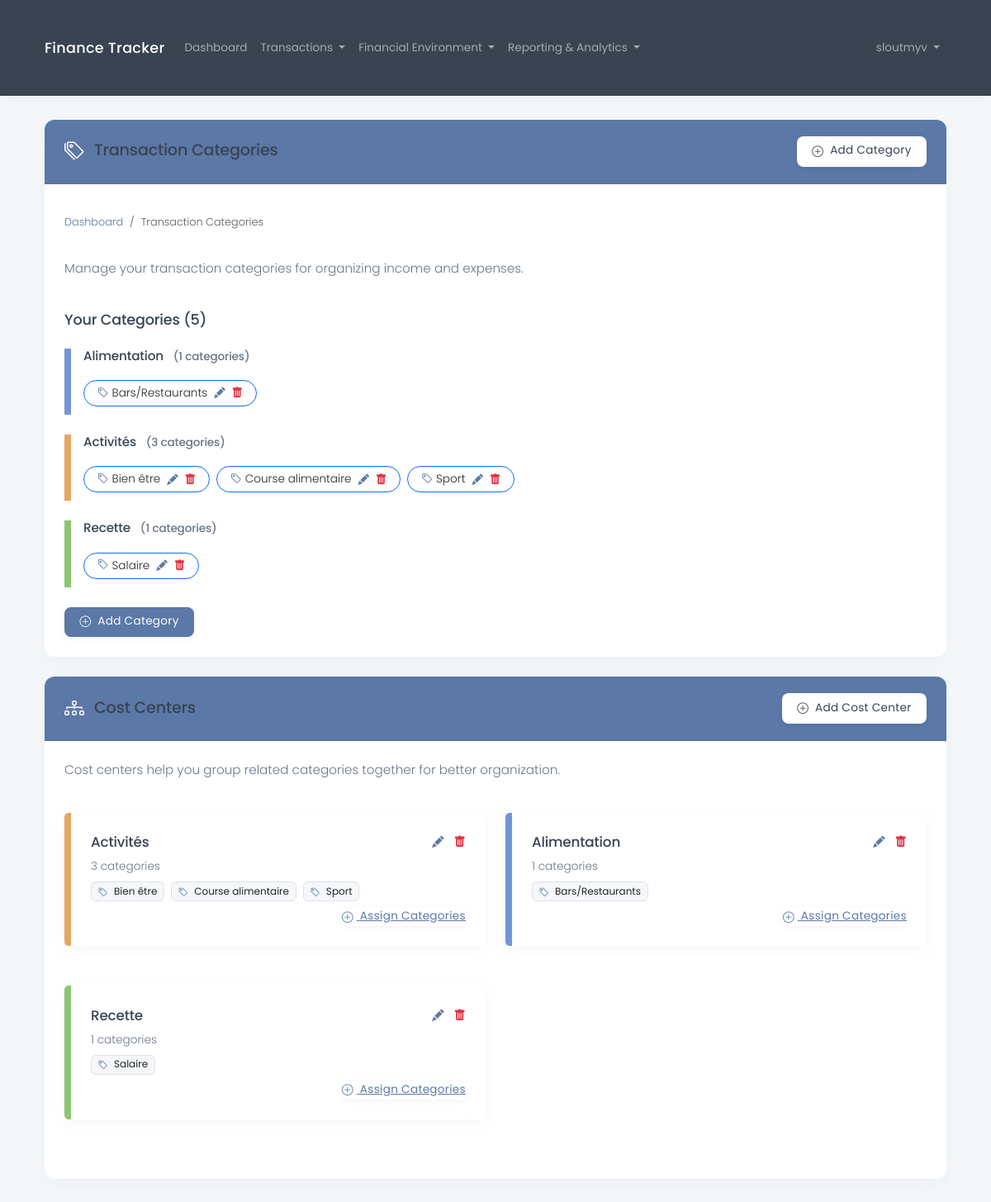
The app's page /en/financial/categories/ (signed in), older data.
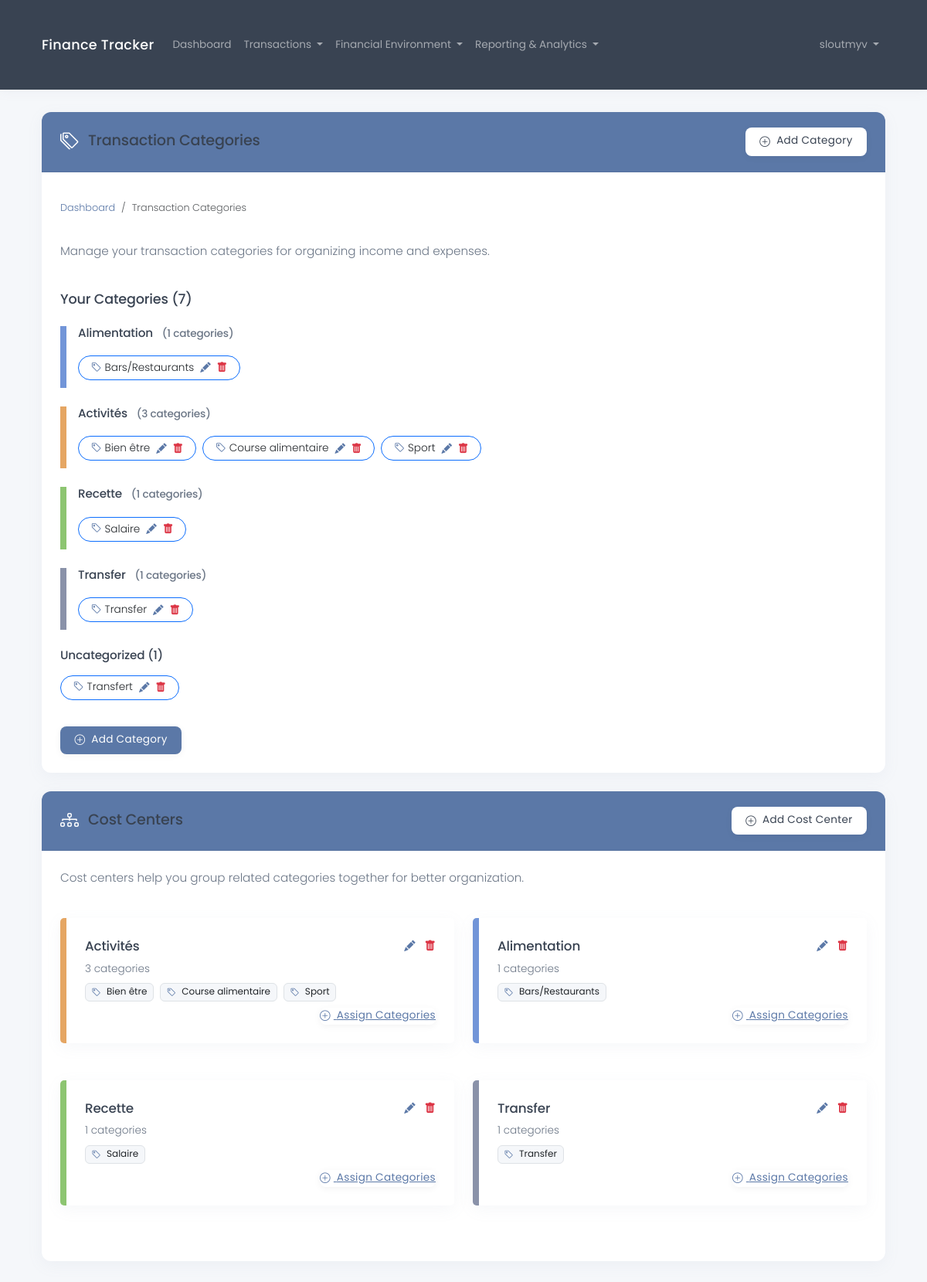
The same page, newer data.
### core/models.py (models this page shows, shortened)
class CostCenter(models.Model):
    tax_household = models.ForeignKey(
        TaxHousehold,
        on_delete=models.CASCADE,
        related_name='cost_centers',
        help_text=_("The tax household this cost center belongs to")
    )
    name = models.CharField(
        max_length=100,
        help_text=_("Cost center name")
    )
    color = models.CharField(
        max_length=20,
        default="#7295d8",
        help_text=_("Color code for the cost center (hex format)")
    )
    created_at = models.DateTimeField(auto_now_add=True)
    updated_at = models.DateTimeField(auto_now=True)
    class Meta:
        ordering = ['name']
        verbose_name = _("Cost Center")
        verbose_name_plural = _("Cost Centers")

class TransactionCategory(models.Model):
    tax_household = models.ForeignKey(
        TaxHousehold,
        on_delete=models.CASCADE,
        related_name='transaction_categories',
        help_text=_("The tax household this category belongs to")
    )
    cost_center = models.ForeignKey(
        CostCenter,
        on_delete=models.SET_NULL,
        related_name='categories',
        null=True,
        blank=True,
        help_text=_("The cost center this category belongs to (optional)")
    )
    name = models.CharField(
        max_length=100,
        help_text=_("Category name")
    )
    created_at = models.DateTimeField(auto_now_add=True)
    updated_at = models.DateTimeField(auto_now=True)
    class Meta:
        ordering = ['name']
        verbose_name = _("Transaction Category")
        verbose_name_plural = _("Transaction Categories")

### core/views.py (the view)
# urls.py: path('financial/categories/', views.category_list, name='category_list'),
@login_required
def category_list(request):
    try:
        household = request.user.tax_household
        has_bank_accounts = BankAccount.objects.filter(members__in=household.members.all()).exists()
        if not has_bank_accounts:
            messages.warning(request, "You need to create bank accounts before adding categories.")
            return redirect('bank_account_create')
        categories = TransactionCategory.objects.filter(
            tax_household=household
        ).order_by('name')
        cost_centers = CostCenter.objects.filter(
            tax_household=household
        ).order_by('name')
        categorized = {}
        uncategorized = []
        for category in categories:
            if category.cost_center:
                if category.cost_center.id not in categorized:
                    categorized[category.cost_center.id] = {
                        'cost_center': category.cost_center,
                        'categories': []
                    }
                categorized[category.cost_center.id]['categories'].append(category)
            else:
                uncategorized.append(category)
        total_categories = categories.count()
        total_cost_centers = cost_centers.count()
        categorized_count = total_categories - len(uncategorized)
        return render(request, 'financial/category_list.html', {
            'categories': categories,
            'uncategorized': uncategorized,
            'categorized': categorized,
            'cost_centers': cost_centers,
            'has_household': True,
            'has_bank_accounts': True,
            'stats': {
                'total_categories': total_categories,
                'total_cost_centers': total_cost_centers,
                'categorized_count': categorized_count,
                'uncategorized_count': len(uncategorized)
            }
        })
    except TaxHousehold.DoesNotExist:
        messages.error(request, "You need to create a tax household first.")
        return redirect('household_create')

### core/context_processors.py (called while the page is built)
def language_context(request):
    language_code = getattr(request, 'LANGUAGE_CODE', settings.LANGUAGE_CODE)
    return {
        'LANGUAGE_CODE': language_code,
        'LANGUAGES': settings.LANGUAGES,
    }

### templates/financial/category_list.html (shortened to what the changed rows need)
{% extends 'base.html' %}
{% load i18n_extras %}
{% block content %}
<div class="row">
    <div class="col-md-12">
        <div class="card mb-4">
            <div class="card-body">
                <nav aria-label="breadcrumb" class="mb-4">
                    <ol class="breadcrumb">
                    </ol>
                </nav>
                {% if not has_household %}
                    <div class="alert alert-warning">
                        <h5 class="alert-heading">{% translate_json "You need to create a tax household first" %}</h5>
                        <p>{% translate_json "Before adding categories, you need to set up your tax household." %}</p>
                        <hr>
                        <div class="d-grid gap-2 d-md-flex">
                            <a href="{% url 'household_create' %}" class="btn btn-primary">
                                <i class="bi bi-house-add-fill me-1"></i> {% translate_json "Create Tax Household" %}
                            </a>
                        </div>
                    </div>
                {% else %}
                    <div class="row mb-4">
                        <div class="col-12">
                        </div>
                    </div>
                    {% if categories %}
                        <h4 class="mb-3">{% translate_json "Your Categories" %} ({{ stats.total_categories }})</h4>
                        {% if categorized %}
                            {% for cost_center_id, data in categorized.items %}
                                <div class="cost-center-header mt-4" style="border-left: 8px solid {{ data.cost_center.color }};">
                                    <div class="d-flex justify-content-between align-items-center">
                                        <h5 class="mb-1">
                                            {{ data.cost_center.name }}
                                            <small class="text-muted ms-2">({{ data.categories|length }} {% translate_json "categories" %})</small>
                                        </h5>
                                    </div>
                                    <div class="d-flex flex-wrap gap-2 mt-3 mb-4">
                                        {% for category in data.categories %}
                                        <div class="position-relative d-inline-flex align-items-center border border-primary rounded-pill py-1 px-3 category-badge" style="font-size: 0.85rem;">
                                            <i class="bi bi-tag me-1 text-primary"></i>
                                            <span>{{ category.name }}</span>
                                            <div class="ms-2">
                                                <a href="{% url 'category_update' category.pk %}" class="text-primary me-1" style="text-decoration: none;">
                                                    <i class="bi bi-pencil-fill"></i>
                                                </a>
                                                <a href="{% url 'category_delete' category.pk %}" class="text-danger" style="text-decoration: none;">
                                                    <i class="bi bi-trash-fill"></i>
                                                </a>
                                            </div>
                                        </div>
                                        {% endfor %}
                                    </div>
                                </div>
                            {% endfor %}
                        {% endif %}
                        {% if uncategorized %}
                            <h5 class="mt-4 mb-3">{% translate_json "Uncategorized" %} ({{ stats.uncategorized_count }})</h5>
                            <div class="d-flex flex-wrap gap-2 mb-4">
                                {% for category in uncategorized %}
                                <div class="position-relative d-inline-flex align-items-center border border-primary rounded-pill py-1 px-3 category-badge" style="font-size: 0.85rem;">
                                    <i class="bi bi-tag me-1 text-primary"></i>
                                    <span>{{ category.name }}</span>
                                    <div class="ms-2">
                                        <a href="{% url 'category_update' category.pk %}" class="text-primary me-1" style="text-decoration: none;">
                                            <i class="bi bi-pencil-fill"></i>
                                        </a>
                                        <a href="{% url 'category_delete' category.pk %}" class="text-danger" style="text-decoration: none;">
                                            <i class="bi bi-trash-fill"></i>
                                        </a>
                                    </div>
                                </div>
                                {% endfor %}
                            </div>
                        {% endif %}
                    {% else %}
                        <div class="alert alert-info">
                            <p>{% translate_json "You haven't added any categories yet. Click the button above to add your first category." %}</p>
                        </div>
                    {% endif %}
                    <div class="mt-4">
                        <a href="{% url 'category_create' %}" class="btn btn-primary">
                        </a>
                    </div>
                {% endif %}
            </div>
        </div>
        {% if has_household and has_bank_accounts %}
        <div class="card">
            <div class="card-body">
                {% if cost_centers %}
                    <div class="row">
                        {% for cost_center in cost_centers %}
                        <div class="col-md-6 mb-4">
                            <div class="card" style="border-left: 8px solid {{ cost_center.color }}; border-radius: 5px;">
                                <div class="card-body">
                                    <div class="d-flex justify-content-between align-items-center mb-2">
                                        <h5 class="card-title mb-0">
                                            {{ cost_center.name }}
                                        </h5>
                                        <div>
                                            <a href="{% url 'cost_center_update' cost_center.pk %}" class="text-primary me-2" style="text-decoration: none;">
                                                <i class="bi bi-pencil-fill"></i>
                                            </a>
                                            <a href="{% url 'cost_center_delete' cost_center.pk %}" class="text-danger" style="text-decoration: none;">
                                                <i class="bi bi-trash-fill"></i>
                                            </a>
                                        </div>
                                    </div>
                                    {% with categories=cost_center.categories.all %}
                                        <div class="mb-2">
                                            <small class="text-muted mb-2 d-block">
                                                {{ categories|length }} {% translate_json "categories" %}
                                            </small>
                                        </div>
                                        {% if categories %}
                                            <div class="d-flex flex-wrap gap-2 mb-2">
                                                {% for category in categories %}
                                                <span class="badge bg-light text-dark border">
                                                    <i class="bi bi-tag me-1 text-primary"></i>
                                                    {{ category.name }}
                                                </span>
                                                {% endfor %}
                                            </div>
                                        {% else %}
                                            <div class="text-muted fst-italic mb-3">{% translate_json "No categories assigned yet" %}</div>
                                        {% endif %}
                                    {% endwith %}
                                    <div class="mt-2 text-end">
                                        <a href="{% url 'cost_center_assign_categories' cost_center.pk %}" class="btn btn-sm btn-link text-primary p-0">
                                            <i class="bi bi-plus-circle me-1"></i> {% translate_json "Assign Categories" %}
                                        </a>
                                    </div>
                                </div>
                            </div>
                        </div>
                        {% endfor %}
                    </div>
                {% endif %}
            </div>
        </div>
        {% endif %}
    </div>
</div>
{% endblock %}

Row changes from the older to the newer data that the page shows:
added CostCenter: cost_center.name "Transfer", categories|length "1", name "Transfer", categories.all|length "1"
added TransactionCategory: name "Transfer"
added TransactionCategory: name "Transfert", shown under "Uncategorized (1)"
Text that changed along with them:
{{ stats.total_categories }}: "5" → "7"
{{ stats.uncategorized_count }}: (not shown) → "1"
text now shown: "Uncategorized ( )"
